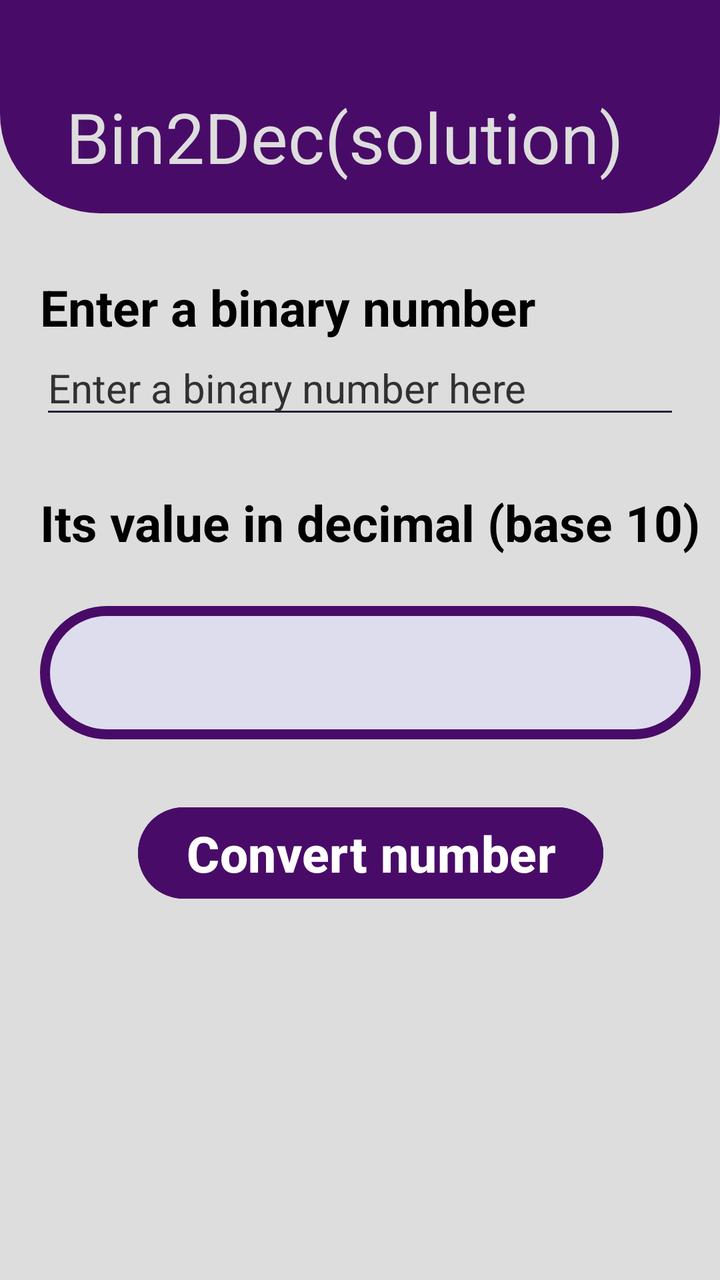
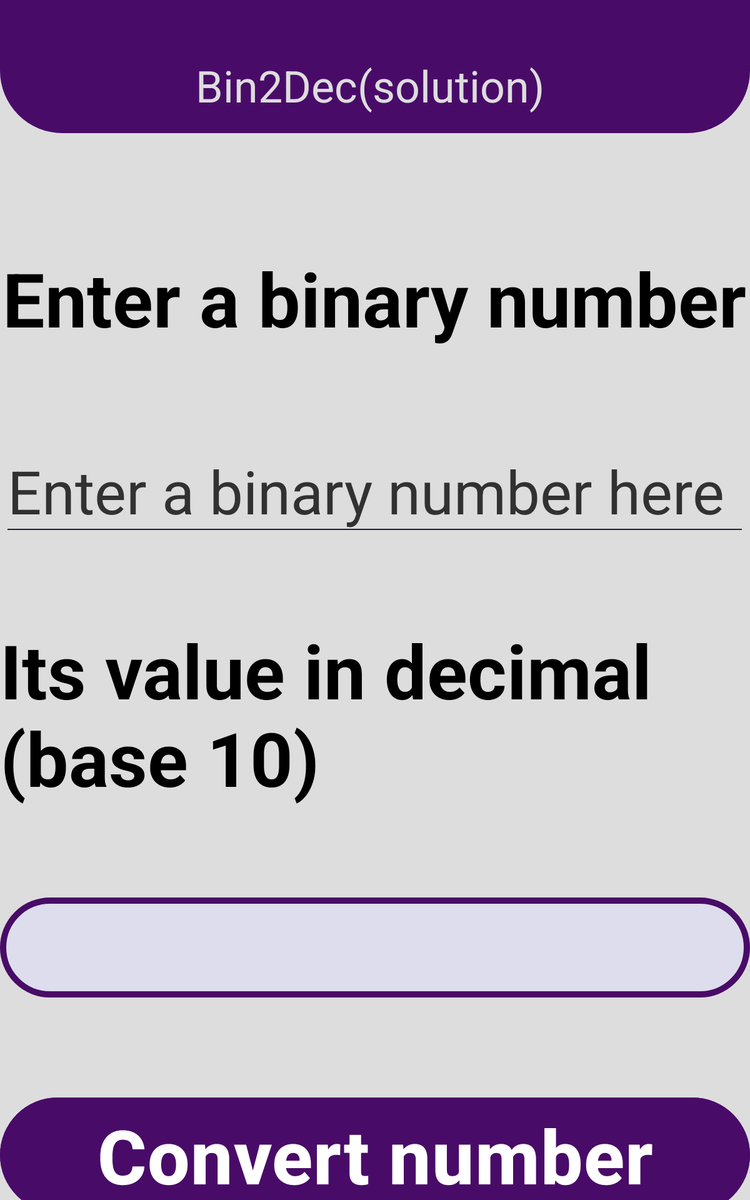

Compare how this app lays out the same screen by default and in its alternative resource folder. The renders come first, then the two layout files and the values they reference.
<!-- AndroidManifest.xml: application theme Theme.Bin2Decsolution -->
<!-- res/layout/activity_main.xml -->
<?xml version="1.0" encoding="utf-8"?>
<androidx.constraintlayout.widget.ConstraintLayout xmlns:android="http://schemas.android.com/apk/res/android"
    xmlns:app="http://schemas.android.com/apk/res-auto"
    xmlns:tools="http://schemas.android.com/tools"
    android:id="@+id/main"
    android:layout_width="match_parent"
    android:layout_height="match_parent"
    android:background="@color/background"
    tools:context=".MainActivity">

    <include
        android:id="@+id/app_bar"
        layout="@layout/app_bar"
        android:layout_width="match_parent"
        android:layout_height="wrap_content"
        app:layout_constraintTop_toTopOf="parent"
        app:layout_constraintStart_toStartOf="parent"
        app:layout_constraintEnd_toEndOf="parent" />

    <TextView
        android:id="@+id/binaryTV"
        android:layout_width="wrap_content"
        android:layout_height="wrap_content"
        app:layout_constraintStart_toStartOf="parent"
        android:text="@string/binary"
        android:textSize="25sp"
        android:textColor="@color/black"
        android:textStyle="bold"
        android:layout_marginStart="20dp"
        android:layout_marginTop="30dp"
        app:layout_constraintTop_toBottomOf="@id/app_bar" />

    <EditText
        android:id="@+id/binaryET"
        android:layout_width="0dp"
        android:layout_height="wrap_content"
        app:layout_constraintStart_toStartOf="@id/binaryTV"
        app:layout_constraintEnd_toEndOf="parent"
        app:layout_constraintTop_toBottomOf="@id/binaryTV"
        android:backgroundTint="#281F39"
        android:layout_marginEnd="20dp"
        android:textSize="20sp"
        android:textColor="@color/black"
        android:textColorHint="@color/dark_grey"
        android:inputType="number"
        android:hint="@string/enter_binary"/>

    <TextView
        android:id="@+id/decimal"
        android:layout_width="wrap_content"
        android:layout_height="wrap_content"
        android:textStyle="bold"
        android:text="@string/decimal"
        android:textColor="@color/black"
        android:textSize="25sp"
        app:layout_constraintStart_toStartOf="@id/binaryET"
        app:layout_constraintTop_toBottomOf="@id/binaryET"
        android:layout_marginTop="30dp"/>

    <TextView
        android:id="@+id/output_decimal"
        android:layout_width="0dp"
        android:layout_height="wrap_content"
        android:layout_marginTop="25dp"
        android:background="@drawable/output_background"
        android:fontFamily="@font/bubbly_regular"
        android:gravity="center"
        android:minHeight="50dp"
        android:textColor="@color/black"
        android:textSize="50sp"
        android:textStyle="bold"
        app:layout_constraintEnd_toEndOf="@id/decimal"
        app:layout_constraintStart_toStartOf="@id/decimal"
        app:layout_constraintTop_toBottomOf="@id/decimal" />

    <Button
        android:id="@+id/convertBT"
        android:layout_width="wrap_content"
        android:layout_height="wrap_content"
        android:backgroundTint="@color/app_bar_purple"
        android:text="@string/convert"
        android:textColor="@color/white"
        android:textSize="25sp"
        android:textStyle="bold"
        android:layout_marginTop="30dp"
        app:layout_constraintStart_toStartOf="@id/output_decimal"
        app:layout_constraintEnd_toEndOf="@id/output_decimal"
        app:layout_constraintTop_toBottomOf="@id/output_decimal" />






</androidx.constraintlayout.widget.ConstraintLayout>
<!-- res/layout/app_bar.xml (included above) -->
<?xml version="1.0" encoding="utf-8"?>
<androidx.constraintlayout.widget.ConstraintLayout
    xmlns:android="http://schemas.android.com/apk/res/android"
    xmlns:app="http://schemas.android.com/apk/res-auto"
    android:layout_width="match_parent"
    android:background="#DDD"
    android:layout_height="match_parent">

    <androidx.appcompat.widget.Toolbar
        android:id="@+id/toolbar"
        android:paddingTop="30dp"
        android:layout_width="match_parent"
        android:layout_height="wrap_content"
        app:layout_constraintEnd_toEndOf="parent"
        app:layout_constraintStart_toStartOf="parent"
        android:background="@drawable/app_bar_background"
        app:layout_constraintTop_toTopOf="parent">
        <TextView
            android:layout_width="wrap_content"
            android:layout_margin="15dp"
            android:layout_height="wrap_content"
            android:layout_gravity="center"
            android:text="@string/app_name"
            android:textSize="35sp"
            android:textColor="#DDD"/>
    </androidx.appcompat.widget.Toolbar>

</androidx.constraintlayout.widget.ConstraintLayout>
<!-- resources referenced by this layout -->
<resources>
  <color name="app_bar_purple">#490B68</color>
  <color name="background">#DDD</color>
  <color name="black">#FF000000</color>
  <color name="dark_grey">#323131</color>
  <color name="white">#FFFFFFFF</color>
  <!-- drawable app_bar_background (drawable) -->
  <?xml version="1.0" encoding="utf-8"?>
  <shape android:shape="rectangle"
      xmlns:android="http://schemas.android.com/apk/res/android">
      <solid android:color="@color/app_bar_purple"/>
      <corners android:bottomLeftRadius="50dp"
          android:bottomRightRadius="50dp"/>
  </shape>
  <!-- drawable output_background (drawable) -->
  <?xml version="1.0" encoding="utf-8"?>
  <shape
      xmlns:android="http://schemas.android.com/apk/res/android"
      android:shape="rectangle">
      <solid android:color="@color/light_purple"/>
      <corners
          android:radius="100dp"/>
      <stroke
          android:color="@color/app_bar_purple"
          android:width="5dp"/>
  </shape>
  <string name="app_name">Bin2Dec(solution)</string>
  <string name="binary">Enter a binary number</string>
  <string name="convert">Convert number</string>
  <string name="decimal">Its value in decimal (base 10)</string>
  <string name="enter_binary">Enter a binary number here</string>
  <style name="Theme.Bin2Decsolution" parent="Base.Theme.Bin2Decsolution" />
  <color name="light_purple">#DDE</color>
  <style name="Base.Theme.Bin2Decsolution" parent="Theme.Material3.DayNight.NoActionBar">
          
          
      </style>
</resources>
<!-- res/layout-sw600dp/activity_main.xml (the repository's variant of the layout above) -->
<!-- drawn on a 7-inch tablet held upright -->
<?xml version="1.0" encoding="utf-8"?>
<androidx.constraintlayout.widget.ConstraintLayout xmlns:android="http://schemas.android.com/apk/res/android"
    xmlns:app="http://schemas.android.com/apk/res-auto"
    xmlns:tools="http://schemas.android.com/tools"
    android:id="@+id/main"
    android:layout_width="match_parent"
    android:layout_height="match_parent"
    android:background="@color/background"
    tools:context=".MainActivity">

    <include
        android:id="@+id/app_bar"
        layout="@layout/app_bar"
        android:layout_width="match_parent"
        android:layout_height="wrap_content"
        app:layout_constraintTop_toTopOf="parent"
        app:layout_constraintStart_toStartOf="parent"
        app:layout_constraintEnd_toEndOf="parent" />

    <TextView
        android:id="@+id/binaryTV"
        android:layout_width="wrap_content"
        android:layout_height="wrap_content"
        android:layout_marginTop="92dp"
        android:text="@string/binary"
        android:textColor="@color/black"
        android:textSize="60sp"
        android:textStyle="bold"
        app:layout_constraintEnd_toEndOf="parent"
        app:layout_constraintHorizontal_bias="0.462"
        app:layout_constraintStart_toStartOf="parent"
        app:layout_constraintTop_toBottomOf="@id/app_bar" />

    <EditText
        android:id="@+id/binaryET"
        android:layout_width="0dp"
        android:layout_height="wrap_content"
        android:layout_marginTop="72dp"
        android:backgroundTint="#281F39"
        android:hint="@string/enter_binary"
        android:inputType="number"
        android:textColor="@color/black"
        android:textColorHint="@color/dark_grey"
        android:textSize="48sp"
        app:layout_constraintEnd_toEndOf="@+id/binaryTV"
        app:layout_constraintHorizontal_bias="0.0"
        app:layout_constraintStart_toStartOf="@+id/binaryTV"
        app:layout_constraintTop_toBottomOf="@id/binaryTV" />

    <TextView
        android:id="@+id/decimal"
        android:layout_width="wrap_content"
        android:layout_height="wrap_content"
        android:layout_marginTop="64dp"
        android:text="@string/decimal"
        android:textColor="@color/black"
        android:textSize="60sp"
        android:textStyle="bold"
        app:layout_constraintEnd_toEndOf="@+id/binaryET"
        app:layout_constraintHorizontal_bias="0.492"
        app:layout_constraintStart_toStartOf="@id/binaryET"
        app:layout_constraintTop_toBottomOf="@id/binaryET" />

    <TextView
        android:id="@+id/output_decimal"
        android:layout_width="0dp"
        android:layout_height="wrap_content"
        android:layout_marginTop="72dp"
        android:background="@drawable/output_background"
        android:fontFamily="@font/bubbly_regular"
        android:gravity="center"
        android:minHeight="50dp"
        android:textColor="@color/black"
        android:textSize="60sp"
        android:textStyle="bold"
        app:layout_constraintEnd_toEndOf="@id/decimal"
        app:layout_constraintHorizontal_bias="0.0"
        app:layout_constraintStart_toStartOf="@id/decimal"
        app:layout_constraintTop_toBottomOf="@id/decimal" />

    <Button
        android:id="@+id/convertBT"
        android:layout_width="0dp"
        android:layout_height="wrap_content"
        android:layout_marginTop="76dp"
        android:backgroundTint="@color/app_bar_purple"
        android:text="@string/convert"
        android:textColor="@color/white"
        android:textSize="60sp"
        android:textStyle="bold"
        app:layout_constraintEnd_toEndOf="@id/output_decimal"
        app:layout_constraintHorizontal_bias="0.0"
        app:layout_constraintStart_toStartOf="@id/output_decimal"
        app:layout_constraintTop_toBottomOf="@id/output_decimal" />


</androidx.constraintlayout.widget.ConstraintLayout>
